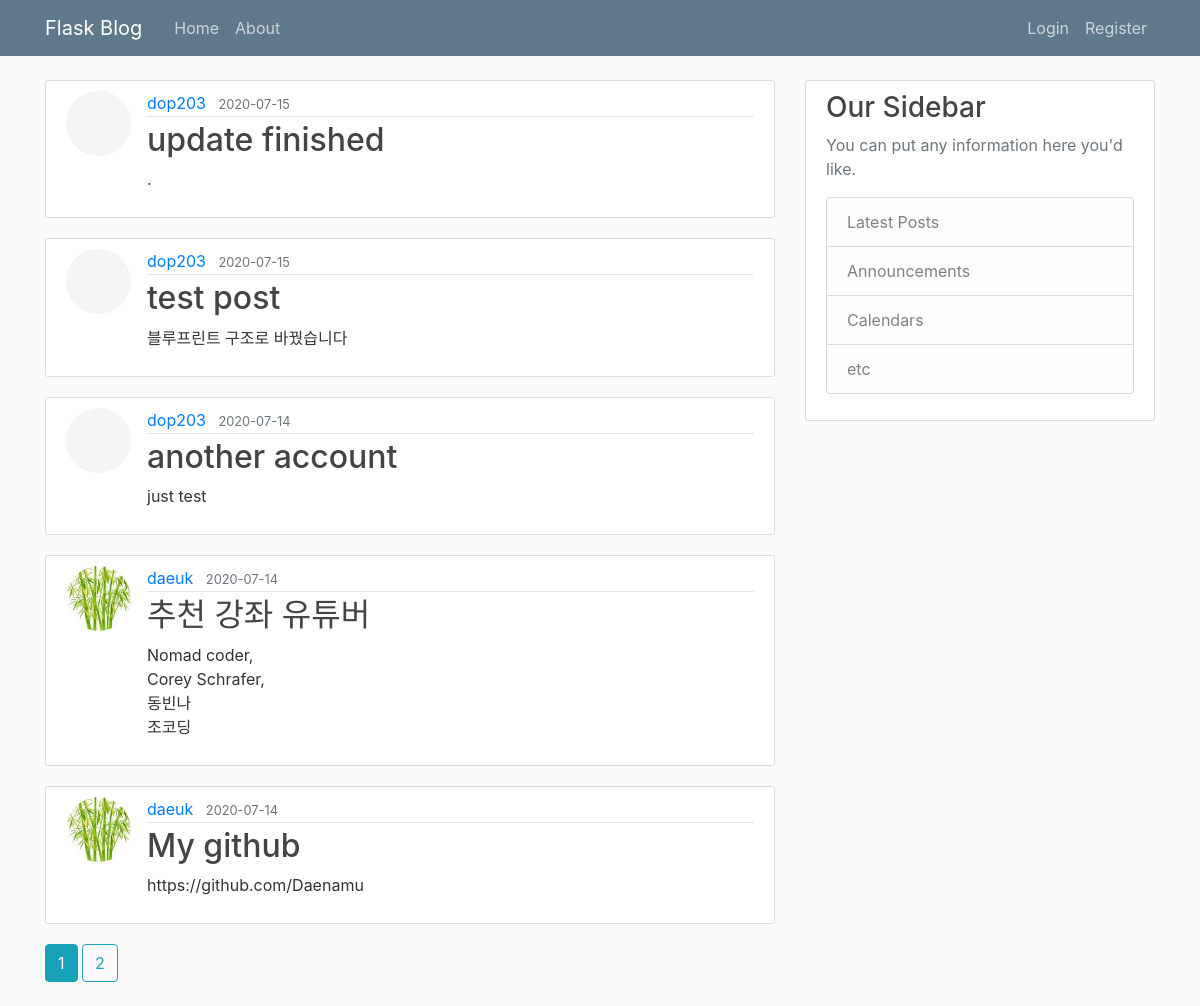
The page /home on the database its author committed.
### flaskblog/models.py (models this page shows, shortened)
class Post(db.Model):
    __table_name__ = 'post'
    id = db.Column(db.Integer, primary_key=True)
    title = db.Column(db.String(100), nullable=False)
    date_posted = db.Column(db.DateTime, nullable=False, default=datetime.utcnow)
    content = db.Column(db.Text, nullable=False)
    user_id = db.Column(db.Integer, db.ForeignKey('user.id'), nullable=False)  # foreignkey 는 테이블 이름을 인자로 받음.

class User(db.Model, UserMixin):
    __table_name__ = 'user'
    id = db.Column(db.Integer, primary_key=True)
    username = db.Column(db.String(20), unique=True, nullable=False)
    email = db.Column(db.String(120), unique=True, nullable=False)
    image_file = db.Column(db.String(20), nullable=False, default='default.jpg')
    password = db.Column(db.String(60), nullable=False)
    posts = db.relationship('Post', backref='author', lazy=True)  # relationship 은  객체 이름을 받음.

### flaskblog/main/routes.py (the view)
@main.route('/')
@main.route('/home')
def home():
    page = request.args.get('page', 1, type=int)
    posts = Post.query.order_by(Post.date_posted.desc()).paginate(per_page=5, page=page)
    return render_template("home.html", posts=posts)

### flaskblog/templates/home.html
{% extends "layout.html" %}
{% block content %}
    {% for post in posts.items %}
        <article class="media content-section">
            <img class="rounded-circle article-img" src="{{ url_for('static', filename='profile_pics/' + post.author.image_file) }}" >
            <div class="media-body">
                <div class="article-metadata">
                    <a class="mr-2" href="{{ url_for('users.user_posts', username=post.author.username) }}">{{ post.author.username }}</a>
                    <small class="text-muted">{{ post.date_posted.strftime('%Y-%m-%d') }}</small>
                </div>
                <h2><a class="article-title" href="{{ url_for('posts.post', post_id=post.id) }}">{{ post.title }}</a></h2>
                <p class="article-content">{{ post.content }}</p>
            </div>
        </article>
    {% endfor %}
    {% for page_num in posts.iter_pages(left_edge=1, right_edge=1, left_current=1, right_current=2) %}
        {% if page_num %}
            {% if posts.page == page_num %}
                <a class="btn btn-info mb-4" href="{{ url_for('main.home', page=page_num) }}">{{ page_num }}</a>
            {% else %}
                <a class="btn btn-outline-info mb-4" href="{{ url_for('main.home', page=page_num) }}">{{ page_num }}</a>
            {% endif %}
        {% else %}
            ...
        {% endif %}
    {% endfor %}
{% endblock content %}

### flaskblog/static/main.css (style rules this page uses)
body { background: #fafafa; color: #333333; margin-top: 5rem; }
h1, h2, h3, h4, h5, h6 { color: #444444; }
.content-section { background: #ffffff; padding: 10px 20px; border: 1px solid #dddddd; border-radius: 3px; margin-bottom: 20px; }
.article-title { color: #444444; }
.article-content { white-space: pre-line; }
.article-img { height: 65px; width: 65px; margin-right: 16px; }
.article-metadata { padding-bottom: 1px; margin-bottom: 4px; border-bottom: 1px solid #e3e3e3 }

### rows shown on the page
Post: image_file (picture), author.username "dop203", date_posted "2020-07-15", title "update finished", content "."
Post: image_file (picture), author.username "dop203", date_posted "2020-07-15", title "test post", content "블루프린트 구조로 바꿨습니다"
Post: image_file (picture), author.username "dop203", date_posted "2020-07-14", title "another account", content "just test"
Post: image_file (picture), author.username "daeuk", date_posted "2020-07-14", title "추천 강좌 유튜버", content "Nomad coder, Corey Schrafer, 동빈나 조코딩"
Post: image_file (picture), author.username "daeuk", date_posted "2020-07-14", title "My github", content "https://github.com/Daenamu"

### other values the page prints
{{ page_num }} "1"
{{ page_num }} "2"
